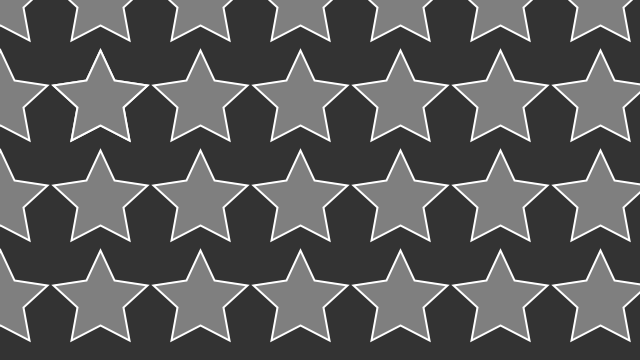
Frame 1 (no input)
Frame 60 (the mouse pressed at the canvas centre just before this capture): identical to frame 1, image omitted
Frame 120 (the mouse held since frame 60 and released just before this capture): identical to frame 1, image omitted

The Processing sketch that drew this single still picture (run headless with seeded random() and noise(); from frame 60 on, the mouse is pressed at the canvas centre):

// Processing sketch: sketch_32_stars
// ── sketch_32_stars.pde
void setup(){
  size(640,360);
}
void draw(){
  background(51);
  //star(20,10);
  //star(30,30);
  star(100,100);
  multiStars();
  
}
void star(float x,float y){
  fill(127);
  stroke(255);
  strokeWeight(2);
  // here we are hardcoding series of vertex
  beginShape();
  vertex(x,y-50);
  vertex(x+14,y-20);
  vertex(x+47,y-15);
  vertex(x+23,y+7);  
  vertex(x+29,y+40);
  vertex(x,y+25);
  vertex(x-29,y+40);
  vertex(x-23,y+7);
  vertex(x-47,y-15);
  vertex(x-14,y-20);
  endShape(CLOSE); 
}
void multiStars(){
  for(int i=0;i<width;i=i+100){
    for(int j=0;j<height;j=j+100){
      star(i,j);
    }
  }
}
